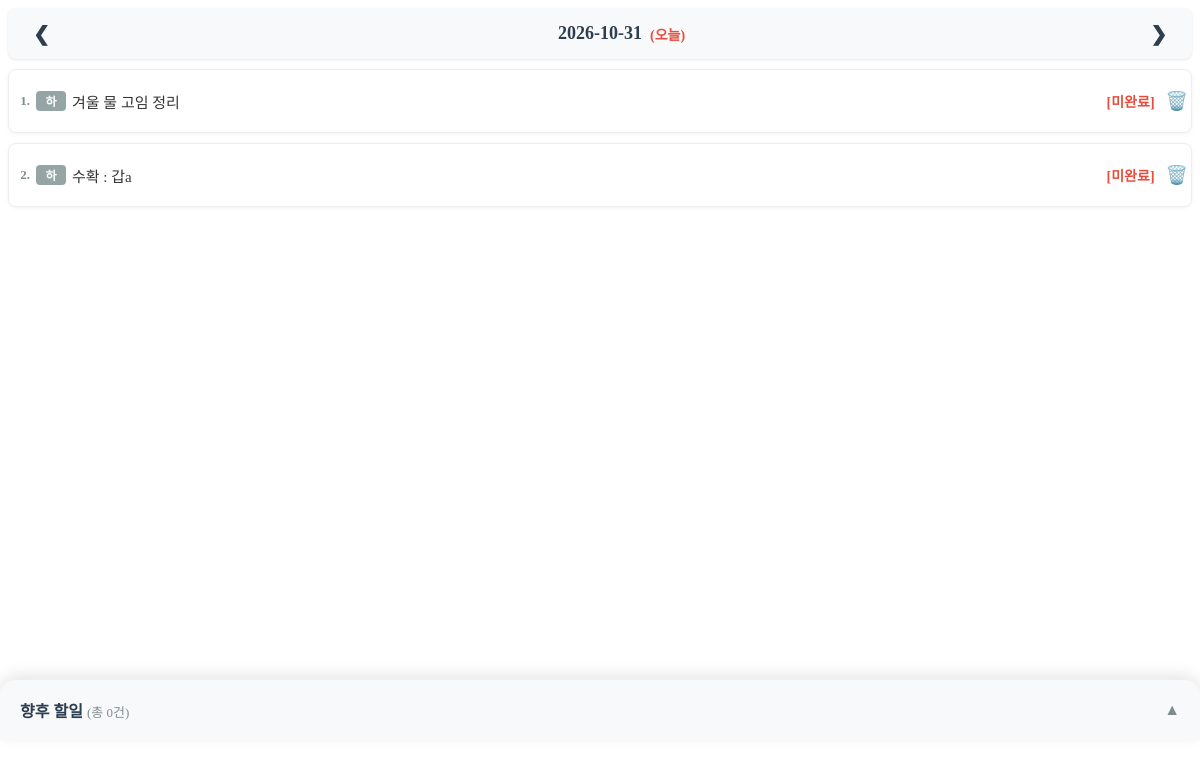
/dailytasks.php, run on an earlier commit of the app's database.
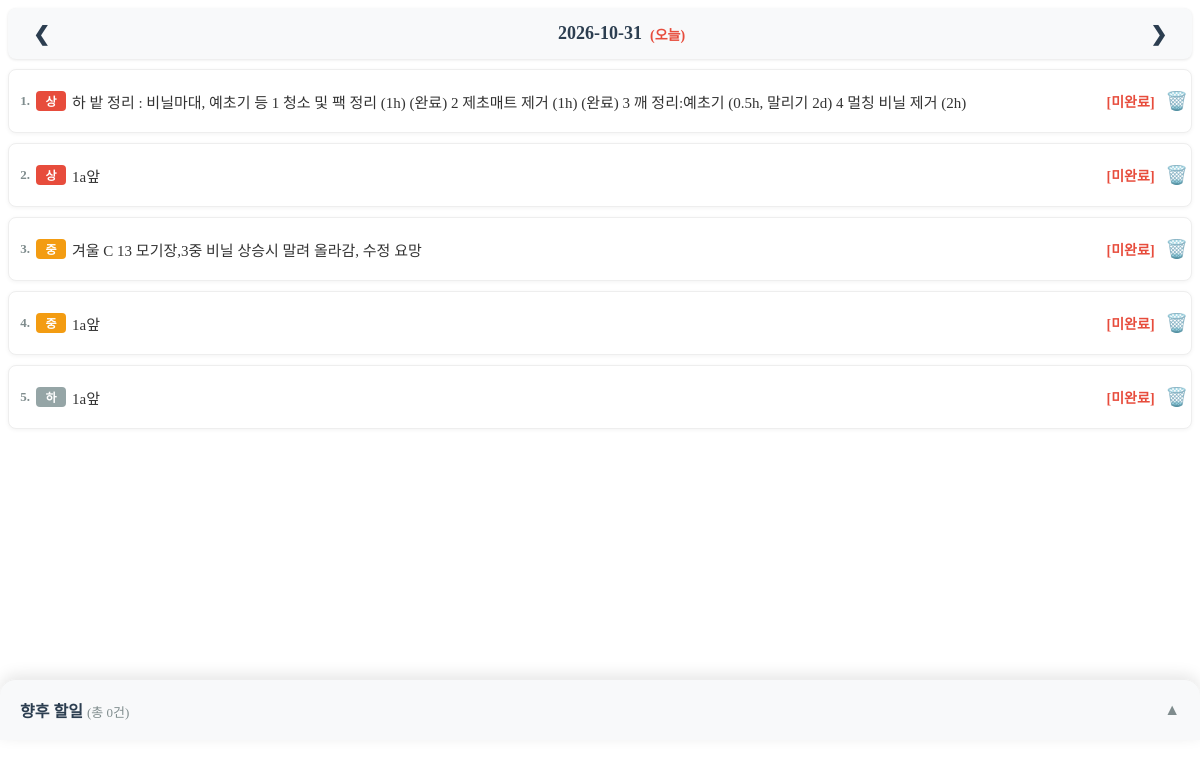
And on a later commit of the database.
### tables this page shows
CREATE TABLE `dailytasksT` (
  `id` int(11) NOT NULL AUTO_INCREMENT COMMENT '고유 번호',
  `task_date` date NOT NULL COMMENT '할 일이 지정된 날짜',
  `content` text NOT NULL COMMENT '할 일 내용',
  `completion_status` varchar(20) DEFAULT NULL COMMENT '완료여부 (완료 또는 미뤄진 날짜 YYYY-MM-DD)',
  `sort_order` int(11) NOT NULL DEFAULT 0 COMMENT '정렬순서 (같은 task_date 내 순서)',
  `created_at` datetime DEFAULT current_timestamp() COMMENT '등록일시',
  PRIMARY KEY (`id`)
);

### dailytasks.php (the view, shortened to what this page needs)
<?php
require_once __DIR__ . '/db_connect.php';
$today = date('Y-m-d');
$viewDate = isset($_GET['d']) ? $_GET['d'] : $today;
$dateStatus = 0;
$stmt = $pdo->prepare("SELECT COUNT(*) FROM dailytasksT WHERE task_date > ? AND (completion_status IS NULL OR completion_status = '')");
$stmt->execute([$viewDate]);
$futureTotalCount = $stmt->fetchColumn();
$importanceSql = "(CASE WHEN t.sort_order BETWEEN 1 AND 3 THEN t.sort_order ELSE 3 END)";
$statusAny  = "(t.completion_status IS NULL OR t.completion_status = '' OR t.completion_status = '완료')";
$statusOpen = "(t.completion_status IS NULL OR t.completion_status = '')";
if ($dateStatus < 0) {
    $whereSql   = "(t.task_date = ? AND t.completion_status = '완료')";
    $listParams = [$viewDate];
} elseif ($dateStatus === 0) {
    $whereSql   = "((t.task_date IS NULL AND $statusAny) OR (t.task_date = ? AND $statusAny) OR (t.task_date < ? AND $statusOpen))";
    $listParams = [$viewDate, $viewDate];
} else {
    $whereSql   = "(t.task_date = ? AND $statusAny)";
    $listParams = [$viewDate];
}
$stmt = $pdo->prepare("SELECT t.*, $importanceSql AS importance,
        ROW_NUMBER() OVER (ORDER BY $importanceSql ASC, t.created_at ASC, t.id ASC) AS seq,
        (SELECT COUNT(*) FROM attachment a WHERE a.att_grp_id = -t.id AND a.status='ACTIVE') AS attachment_count
    FROM dailytasksT t
    WHERE $whereSql
    ORDER BY $importanceSql ASC, t.created_at ASC, t.id ASC");
$stmt->execute($listParams);
$tasks = $stmt->fetchAll(PDO::FETCH_ASSOC);
?>
<div class="date-nav-container">
    <button class="date-nav-btn prev" onclick="moveDate(-1, '<?= htmlspecialchars($viewDate, ENT_QUOTES) ?>')">&#10094;</button>
    <div class="date-title-wrap">
        <?= htmlspecialchars($viewDate) ?>
        <?php if ($dateStatus === 0): ?><span class="today-badge">(오늘)</span><?php endif; ?>
    </div>
    <button class="date-nav-btn next" onclick="moveDate(1, '<?= htmlspecialchars($viewDate, ENT_QUOTES) ?>')">&#10095;</button>
</div>
<ul class="task-list">
    <?php if (count($tasks) === 0): ?>
        <li style="text-align: center; color: #999; padding: 20px;">할일이 없어! 새 할일을 추가해 볼까?</li>
    <?php else: ?>
        <?php foreach ($tasks as $idx => $task):
            $importance = (int)$task['importance'];
            $importanceLabel = [1 => '상', 2 => '중', 3 => '하'][$importance] ?? '하';
            $status = $task['completion_status'];
            $isCompleted = ($status === '완료');
            $isChanged = ($status !== '' && $status !== null &&$status !== '완료');
            $isDoneAny = ($isCompleted || $isChanged);$canDelete = ($dateStatus >= 0 && !$isDoneAny);
        ?>
            <li class="task-item">
                <span class="task-seq"><?= (int)$task['seq'] ?>.</span>
                <span class="task-imp imp-<?= $importance ?>" title="중요도"><?= $importanceLabel ?></span>
                <div class="task-content-line <?= $isDoneAny ? 'completed' : '' ?>"
                     data-id="<?= $task['id'] ?>"
                     data-content="<?= htmlspecialchars($task['content'], ENT_QUOTES) ?>"
                     data-status="<?= htmlspecialchars($status ?? '', ENT_QUOTES) ?>"
                     data-importance="<?= $importance ?>"
                     onclick="openTaskDetail(this)">
                    <?= htmlspecialchars($task['content']) ?>
                </div>
                <div class="task-actions">
                    <?php if ($isCompleted): ?>
                        <span class="task-status-tag status-completed">[완료]</span>
                    <?php elseif ($isChanged): ?>
                        <span class="task-status-tag status-transfer">[이관 : <?= htmlspecialchars($status) ?>]</span>
                    <?php elseif ($dateStatus <= 0): ?>
                        <span class="task-status-tag status-incomplete">[미완료]</span>
                    <?php endif; ?>
                    <?php if ($canDelete): ?>
                        <button class="task-delete-btn" onclick="deleteDailyTask(<?= $task['id'] ?>)">🗑️</button>
                    <?php endif; ?>
                </div>
            </li>
        <?php endforeach; ?>
    <?php endif; ?>
</ul>
<div class="bottom-spacer"></div>
<div class="future-section">
    <div class="future-header" onclick="toggleFutureTasks()">
        <div class="future-title">향후 할일 <span style="font-size:13px; color:#7f8c8d; font-weight:normal;">(총 <?= $futureTotalCount ?>건)</span></div>
        <div class="future-toggle-icon" id="future-toggle-icon">▲</div>
    </div>
</div>

What changed in the data, as far as the page shows it:
no longer on this page (row edited): dailytaskst: seq "1", importanceLabel "하", content "겨울 물 고임 정리", completion_status "[미완료]"
no longer on this page (row edited): dailytaskst: seq "2", importanceLabel "하", content "수확 : 갑a", completion_status "[미완료]"
added dailytaskst: seq "1", importanceLabel "상", content "하 밭 정리 : 비닐마대, 예초기 등 1 청소 및 팩 정리 (1h) (완료) 2 제초매트 제거 (1h) (완료) 3 깨 정리:예초기 (0.5h, 말리기 2d) 4 멀칭 비닐 제거 (2h)", completion_status "[미완료]"
added dailytaskst: seq "2", importanceLabel "상", content "1a앞", completion_status "[미완료]"
added dailytaskst: seq "3", importanceLabel "중", content "겨울 C 13 모기장,3중 비닐 상승시 말려 올라감, 수정 요망", completion_status "[미완료]"
added dailytaskst: seq "4", importanceLabel "중", content "1a앞", completion_status "[미완료]"
added dailytaskst: seq "5", importanceLabel "하", content "1a앞", completion_status "[미완료]"
